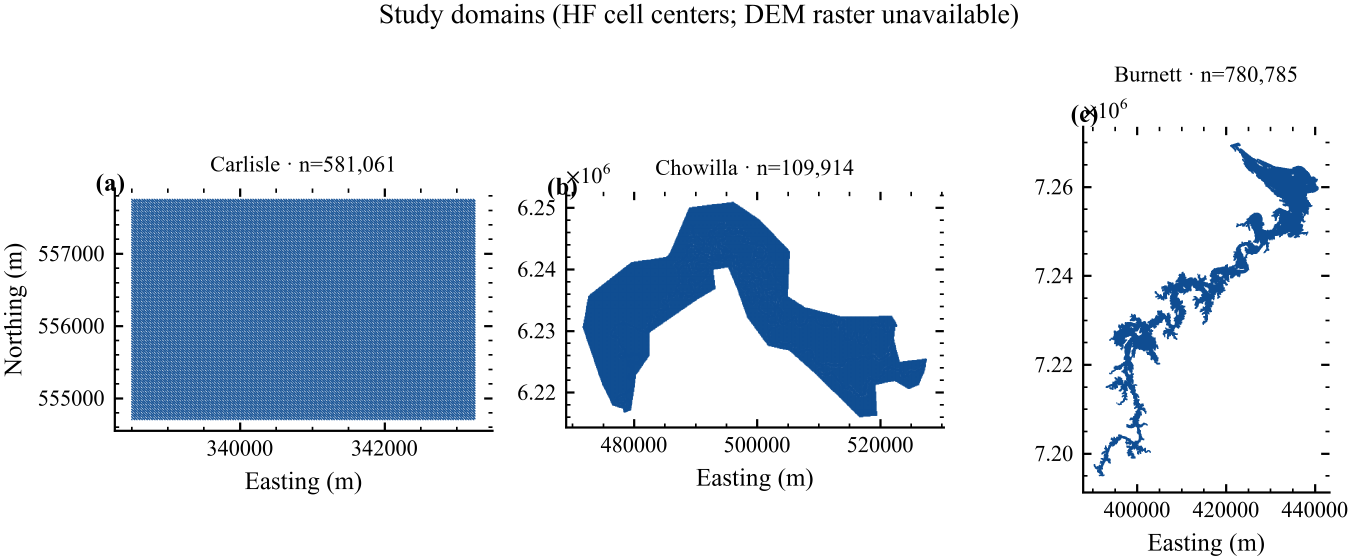
#> input picture outputs/figures/fig01_study_domains.png, 4057 x 1680 px (shown at 1/3 size)
$ python docs__paper___make_roundA_sheet.py
#> lines starting #> are read from the running program, lines starting #| are printed output that depends on the picture
"""Combine Round-A figures (1–3) into one contact sheet for ChatGPT upload."""
from __future__ import annotations

from pathlib import Path

from PIL import Image, ImageDraw

OUT = Path("docs/paper/chatgpt_review_rounds/imgs/roundA_contact_sheet.png")
FIG_DIR = Path("outputs/figures")

rows = [
    ("Figure 1 - study domains", "fig01_study_domains.png"),
    ("Figure 2a - Carlisle extent classification", "fig02_extent_hit_miss_carlisle_E1.png"),
    ("Figure 2b - Chowilla extent classification", "fig02_extent_hit_miss_chowilla_E1.png"),
    ("Figure 2c - Burnett extent classification", "fig02_extent_hit_miss_burnett_E1.png"),
    ("Figure 3a - Carlisle peak-depth error", "fig03_peak_depth_error_carlisle_E1.png"),
    ("Figure 3b - Chowilla peak-depth error", "fig03_peak_depth_error_chowilla_E1.png"),
    ("Figure 3c - Burnett peak-depth error", "fig03_peak_depth_error_burnett_E1.png"),
]

TARGET_W = 1500
BANNER_H = 46
imgs = []
for label, name in rows:
    im = Image.open(FIG_DIR / name).convert("RGB")
    w, h = im.size
#> w = 4057; h = 1680
    if w > TARGET_W:
        im = im.resize((TARGET_W, int(h * TARGET_W / w)), Image.LANCZOS)
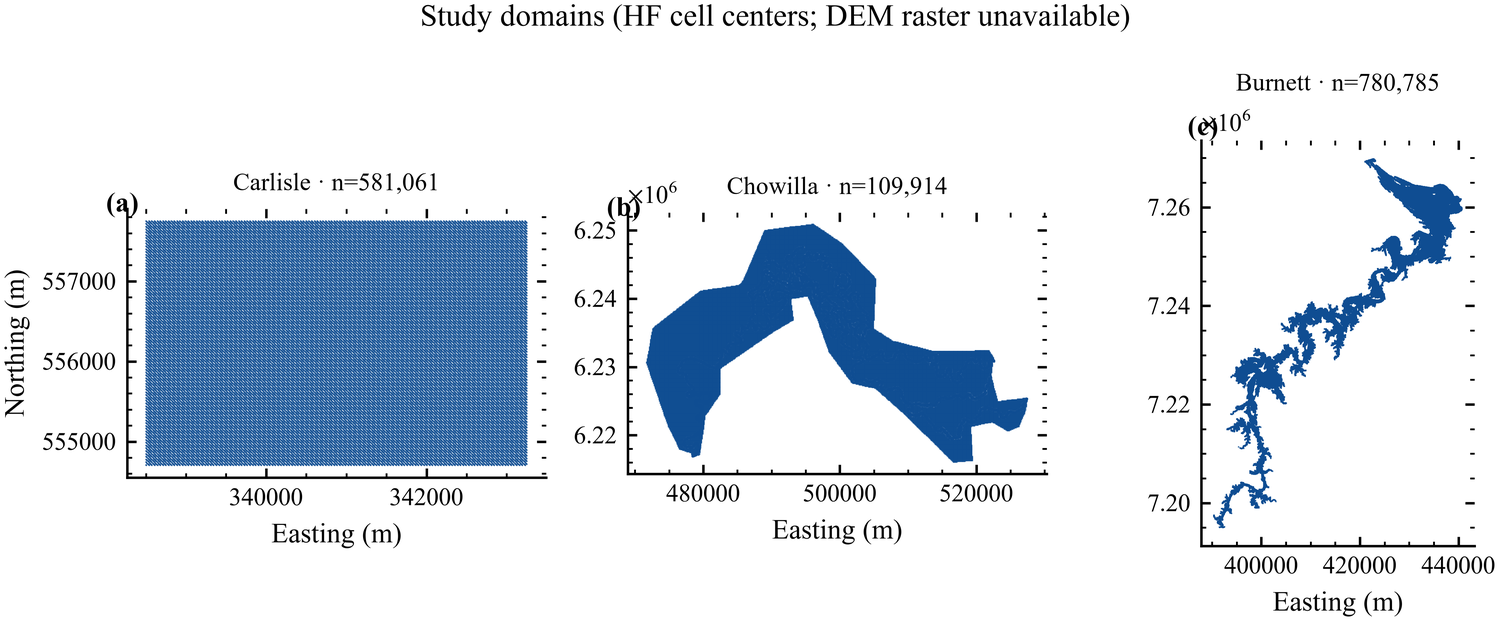
#> im: PIL image 1500x621 RGB; mean R, G, B 217.9, 225.9, 234.7
    imgs.append((label, im))
#> pass 2 of the loop `for label, name in rows:`:
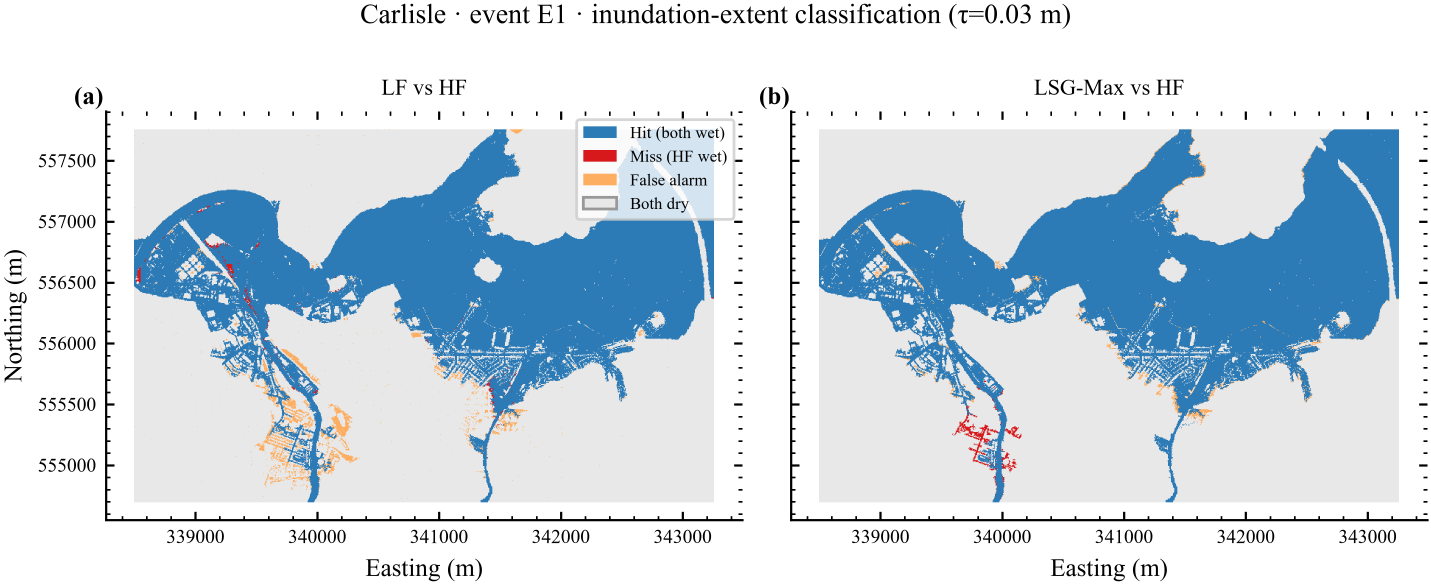
#> input picture outputs/figures/fig02_extent_hit_miss_carlisle_E1.png, 4293 x 1756 px (shown at 1/3 size)
#> `im = im.resize((TARGET_W, int(h * TARGET_W / w)), Image.LANCZOS)`:
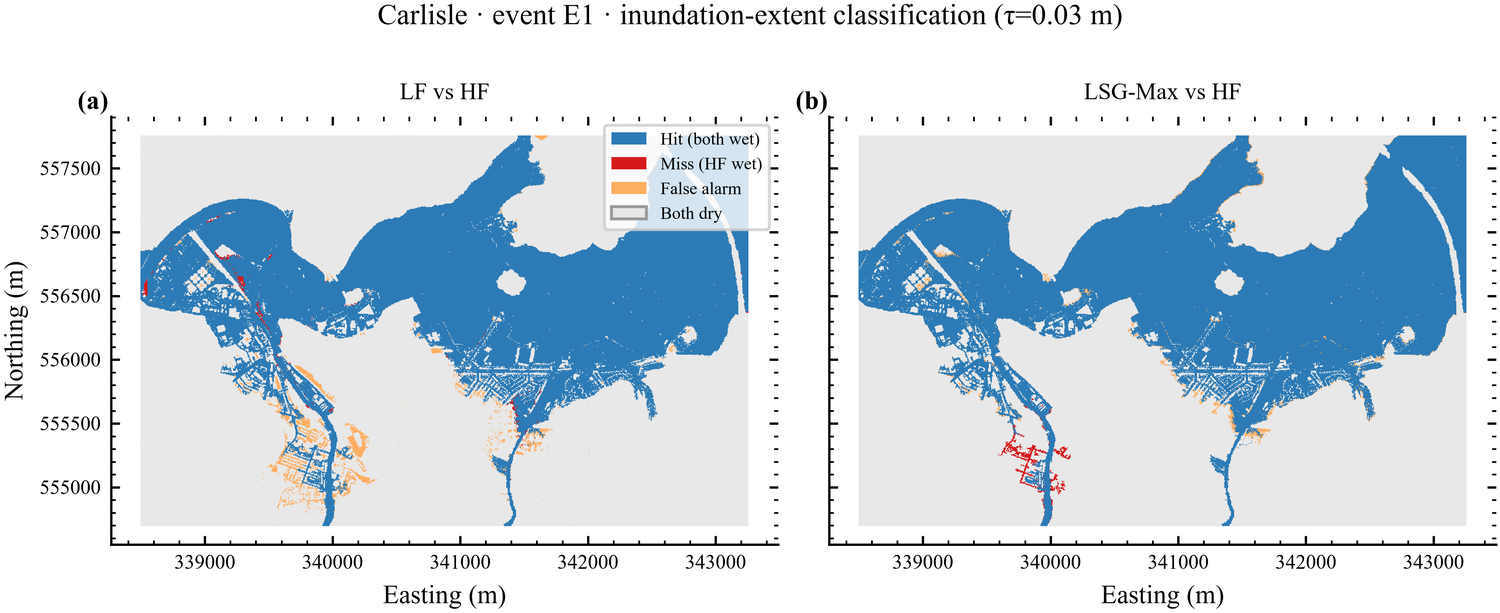
#> im: PIL image 1500x613 RGB; mean R, G, B 204.5, 217.9, 228
#> pass 3 of the loop `for label, name in rows:`:
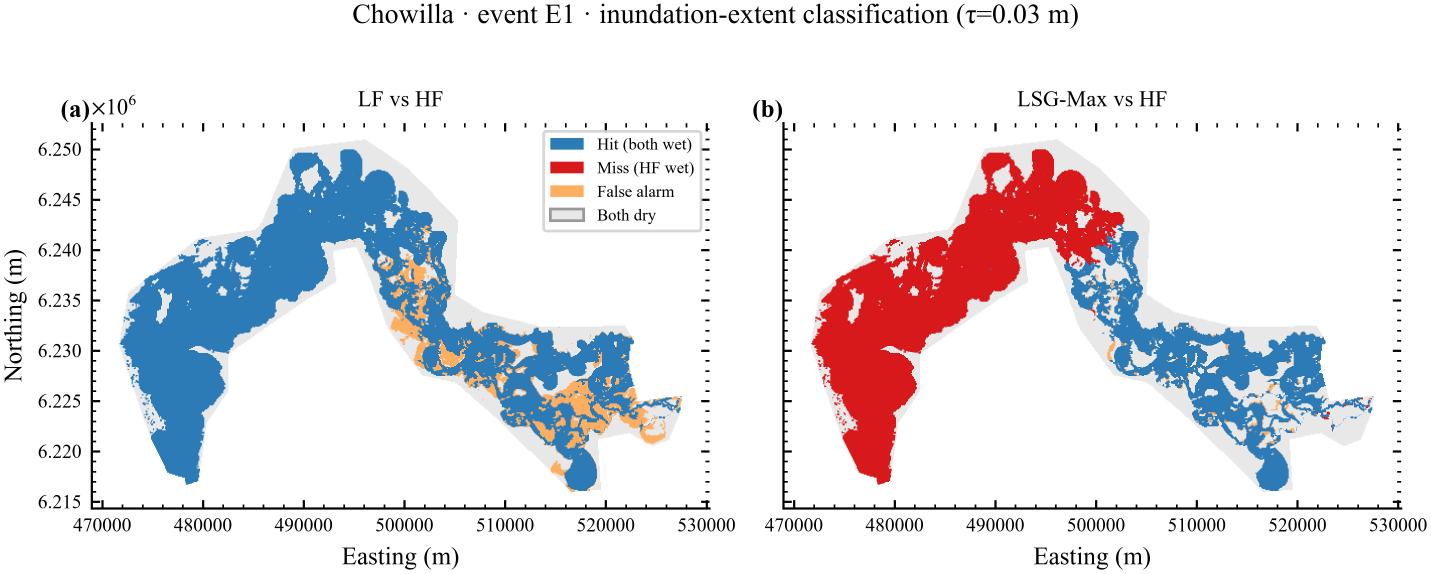
#> input picture outputs/figures/fig02_extent_hit_miss_chowilla_E1.png, 4293 x 1721 px (shown at 1/3 size)
#> `im = im.resize((TARGET_W, int(h * TARGET_W / w)), Image.LANCZOS)`:
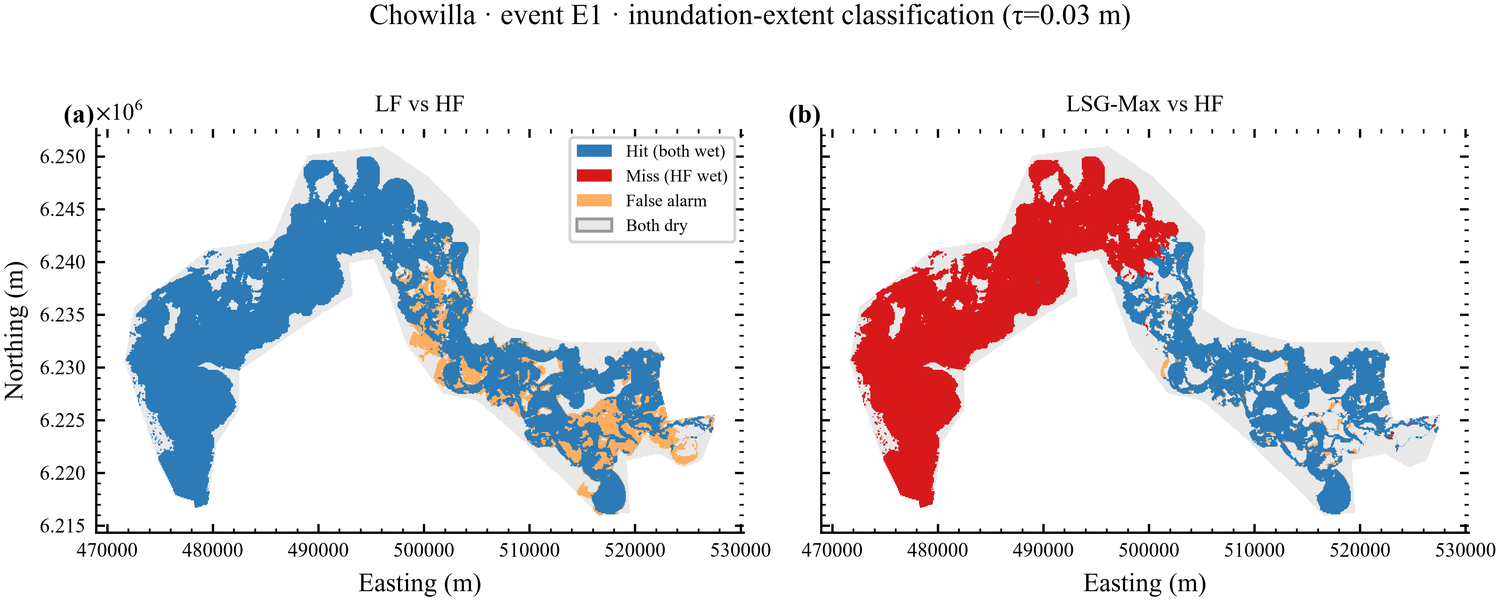
#> im: PIL image 1500x601 RGB; mean R, G, B 229.2, 227.3, 231.4
#> (the run stopped early here; a loop or call above may not have finished)
